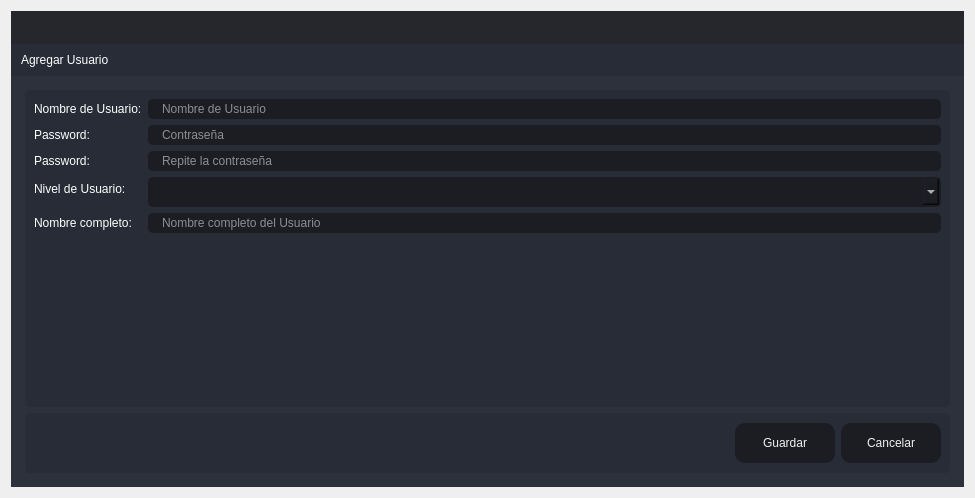
<?xml version="1.0" encoding="UTF-8"?>
<ui version="4.0">
 <class>Create_Cliente</class>
 <widget class="QDialog" name="Create_Cliente">
  <property name="windowModality">
   <enum>Qt::ApplicationModal</enum>
  </property>
  <property name="geometry">
   <rect>
    <x>0</x>
    <y>0</y>
    <width>975</width>
    <height>498</height>
   </rect>
  </property>
  <property name="windowTitle">
   <string>Agregar</string>
  </property>
  <layout class="QVBoxLayout" name="verticalLayout_6">
   <item>
    <widget class="QFrame" name="frame_main">
     <property name="styleSheet">
      <string notr="true">/* LINE EDIT */
QLineEdit {
	background-color: rgb(27, 29, 35);
	border-radius: 5px;
	border: 2px solid rgb(27, 29, 35);
	padding-left: 10px;
}
QLineEdit:hover {
	border: 2px solid rgb(64, 71, 88);
}
QLineEdit:focus {
	border: 2px solid rgb(91, 101, 124);
}

/* SCROLL BARS */
QScrollBar:horizontal {
    border: none;
    background: rgb(52, 59, 72);
    height: 14px;
    margin: 0px 21px 0 21px;
	border-radius: 0px;
}
QScrollBar::handle:horizontal {
    background: rgb(85, 170, 255);
    min-width: 25px;
	border-radius: 7px
}
QScrollBar::add-line:horizontal {
    border: none;
    background: rgb(55, 63, 77);
    width: 20px;
	border-top-right-radius: 7px;
    border-bottom-right-radius: 7px;
    subcontrol-position: right;
    subcontrol-origin: margin;
}
QScrollBar::sub-line:horizontal {
    border: none;
    background: rgb(55, 63, 77);
    width: 20px;
	border-top-left-radius: 7px;
    border-bottom-left-radius: 7px;
    subcontrol-position: left;
    subcontrol-origin: margin;
}
QScrollBar::up-arrow:horizontal, QScrollBar::down-arrow:horizontal
{
     background: none;
}
QScrollBar::add-page:horizontal, QScrollBar::sub-page:horizontal
{
     background: none;
}
 QScrollBar:vertical {
	border: none;
    background: rgb(52, 59, 72);
    width: 14px;
    margin: 21px 0 21px 0;
	border-radius: 0px;
 }
 QScrollBar::handle:vertical {	
	background: rgb(85, 170, 255);
    min-height: 25px;
	border-radius: 7px
 }
 QScrollBar::add-line:vertical {
     border: none;
    background: rgb(55, 63, 77);
     height: 20px;
	border-bottom-left-radius: 7px;
    border-bottom-right-radius: 7px;
     subcontrol-position: bottom;
     subcontrol-origin: margin;
 }
 QScrollBar::sub-line:vertical {
	border: none;
    background: rgb(55, 63, 77);
     height: 20px;
	border-top-left-radius: 7px;
    border-top-right-radius: 7px;
     subcontrol-position: top;
     subcontrol-origin: margin;
 }
 QScrollBar::up-arrow:vertical, QScrollBar::down-arrow:vertical {
     background: none;
 }

 QScrollBar::add-page:vertical, QScrollBar::sub-page:vertical {
     background: none;
 }

/* CHECKBOX */
QCheckBox::indicator {
    border: 3px solid rgb(52, 59, 72);
	width: 15px;
	height: 15px;
	border-radius: 10px;
    background: rgb(44, 49, 60);
}
QCheckBox::indicator:hover {
    border: 3px solid rgb(58, 66, 81);
}
QCheckBox::indicator:checked {
    background: 3px solid rgb(52, 59, 72);
	border: 3px solid rgb(52, 59, 72);	
	background-image: url(:/16x16/icons/16x16/cil-check-alt.png);
}

/* RADIO BUTTON */
QRadioButton::indicator {
    border: 3px solid rgb(52, 59, 72);
	width: 15px;
	height: 15px;
	border-radius: 10px;
    background: rgb(44, 49, 60);
}
QRadioButton::indicator:hover {
    border: 3px solid rgb(58, 66, 81);
}
QRadioButton::indicator:checked {
    background: 3px solid rgb(94, 106, 130);
	border: 3px solid rgb(52, 59, 72);	
}

/* COMBOBOX */
QComboBox{
	background-color: rgb(27, 29, 35);
	border-radius: 5px;
	border: 2px solid rgb(27, 29, 35);
	padding: 5px;
	padding-left: 10px;
}
QComboBox:hover{
	border: 2px solid rgb(64, 71, 88);
}
QComboBox::drop-down {
	subcontrol-origin: padding;
	subcontrol-position: top right;
	width: 25px; 
	border-left-width: 3px;
	border-left-color: rgba(39, 44, 54, 150);
	border-left-style: solid;
	border-top-right-radius: 3px;
	border-bottom-right-radius: 3px;	
	background-image: url(:/16x16/icons/16x16/cil-arrow-bottom.png);
	background-position: center;
	background-repeat: no-reperat;
 }
QComboBox QAbstractItemView {
	color: rgb(85, 170, 255);	
	background-color: rgb(27, 29, 35);
	padding: 10px;
	selection-background-color: rgb(39, 44, 54);
}

/* SLIDERS */
QSlider::groove:horizontal {
    border-radius: 9px;
    height: 18px;
	margin: 0px;
	background-color: rgb(52, 59, 72);
}
QSlider::groove:horizontal:hover {
	background-color: rgb(55, 62, 76);
}
QSlider::handle:horizontal {
    background-color: rgb(85, 170, 255);
    border: none;
    height: 18px;
    width: 18px;
    margin: 0px;
	border-radius: 9px;
}
QSlider::handle:horizontal:hover {
    background-color: rgb(105, 180, 255);
}
QSlider::handle:horizontal:pressed {
    background-color: rgb(65, 130, 195);
}

QSlider::groove:vertical {
    border-radius: 9px;
    width: 18px;
    margin: 0px;
	background-color: rgb(52, 59, 72);
}
QSlider::groove:vertical:hover {
	background-color: rgb(55, 62, 76);
}
QSlider::handle:vertical {
    background-color: rgb(85, 170, 255);
	border: none;
    height: 18px;
    width: 18px;
    margin: 0px;
	border-radius: 9px;
}
QSlider::handle:vertical:hover {
    background-color: rgb(105, 180, 255);
}
QSlider::handle:vertical:pressed {
    background-color: rgb(65, 130, 195);
}

</string>
     </property>
     <property name="frameShape">
      <enum>QFrame::NoFrame</enum>
     </property>
     <property name="frameShadow">
      <enum>QFrame::Raised</enum>
     </property>
     <layout class="QVBoxLayout" name="verticalLayout">
      <property name="spacing">
       <number>0</number>
      </property>
      <property name="leftMargin">
       <number>0</number>
      </property>
      <property name="topMargin">
       <number>0</number>
      </property>
      <property name="rightMargin">
       <number>0</number>
      </property>
      <property name="bottomMargin">
       <number>0</number>
      </property>
      <item>
       <widget class="QFrame" name="frame_top">
        <property name="minimumSize">
         <size>
          <width>0</width>
          <height>65</height>
         </size>
        </property>
        <property name="maximumSize">
         <size>
          <width>16777215</width>
          <height>65</height>
         </size>
        </property>
        <property name="styleSheet">
         <string notr="true">background-color: transparent;</string>
        </property>
        <property name="frameShape">
         <enum>QFrame::NoFrame</enum>
        </property>
        <property name="frameShadow">
         <enum>QFrame::Raised</enum>
        </property>
        <layout class="QHBoxLayout" name="horizontalLayout_3">
         <property name="spacing">
          <number>0</number>
         </property>
         <property name="leftMargin">
          <number>0</number>
         </property>
         <property name="topMargin">
          <number>0</number>
         </property>
         <property name="rightMargin">
          <number>0</number>
         </property>
         <property name="bottomMargin">
          <number>0</number>
         </property>
         <item>
          <widget class="QFrame" name="frame_toggle">
           <property name="maximumSize">
            <size>
             <width>70</width>
             <height>16777215</height>
            </size>
           </property>
           <property name="styleSheet">
            <string notr="true">background-color: rgb(27, 29, 35);</string>
           </property>
           <property name="frameShape">
            <enum>QFrame::NoFrame</enum>
           </property>
           <property name="frameShadow">
            <enum>QFrame::Raised</enum>
           </property>
           <layout class="QVBoxLayout" name="verticalLayout_3">
            <property name="spacing">
             <number>0</number>
            </property>
            <property name="leftMargin">
             <number>0</number>
            </property>
            <property name="topMargin">
             <number>0</number>
            </property>
            <property name="rightMargin">
             <number>0</number>
            </property>
            <property name="bottomMargin">
             <number>0</number>
            </property>
           </layout>
          </widget>
         </item>
         <item>
          <widget class="QFrame" name="frame_top_right">
           <property name="styleSheet">
            <string notr="true">background: transparent;</string>
           </property>
           <property name="frameShape">
            <enum>QFrame::NoFrame</enum>
           </property>
           <property name="frameShadow">
            <enum>QFrame::Raised</enum>
           </property>
           <layout class="QVBoxLayout" name="verticalLayout_2">
            <property name="spacing">
             <number>0</number>
            </property>
            <property name="leftMargin">
             <number>0</number>
            </property>
            <property name="topMargin">
             <number>0</number>
            </property>
            <property name="rightMargin">
             <number>0</number>
            </property>
            <property name="bottomMargin">
             <number>0</number>
            </property>
            <item>
             <widget class="QFrame" name="frame_top_btns">
              <property name="maximumSize">
               <size>
                <width>16777215</width>
                <height>42</height>
               </size>
              </property>
              <property name="styleSheet">
               <string notr="true">background-color: rgba(27, 29, 35, 200)</string>
              </property>
              <property name="frameShape">
               <enum>QFrame::NoFrame</enum>
              </property>
              <property name="frameShadow">
               <enum>QFrame::Raised</enum>
              </property>
              <layout class="QHBoxLayout" name="horizontalLayout_4">
               <property name="spacing">
                <number>0</number>
               </property>
               <property name="leftMargin">
                <number>0</number>
               </property>
               <property name="topMargin">
                <number>0</number>
               </property>
               <property name="rightMargin">
                <number>0</number>
               </property>
               <property name="bottomMargin">
                <number>0</number>
               </property>
               <item>
                <widget class="QFrame" name="frame_label_top_btns">
                 <property name="sizePolicy">
                  <sizepolicy hsizetype="Expanding" vsizetype="Preferred">
                   <horstretch>0</horstretch>
                   <verstretch>0</verstretch>
                  </sizepolicy>
                 </property>
                 <property name="frameShape">
                  <enum>QFrame::NoFrame</enum>
                 </property>
                 <property name="frameShadow">
                  <enum>QFrame::Raised</enum>
                 </property>
                 <layout class="QHBoxLayout" name="horizontalLayout_10">
                  <property name="spacing">
                   <number>0</number>
                  </property>
                  <property name="leftMargin">
                   <number>5</number>
                  </property>
                  <property name="topMargin">
                   <number>0</number>
                  </property>
                  <property name="rightMargin">
                   <number>10</number>
                  </property>
                  <property name="bottomMargin">
                   <number>0</number>
                  </property>
                 </layout>
                </widget>
               </item>
               <item alignment="Qt::AlignRight">
                <widget class="QFrame" name="frame_btns_right">
                 <property name="sizePolicy">
                  <sizepolicy hsizetype="Expanding" vsizetype="Preferred">
                   <horstretch>0</horstretch>
                   <verstretch>0</verstretch>
                  </sizepolicy>
                 </property>
                 <property name="maximumSize">
                  <size>
                   <width>120</width>
                   <height>16777215</height>
                  </size>
                 </property>
                 <property name="frameShape">
                  <enum>QFrame::NoFrame</enum>
                 </property>
                 <property name="frameShadow">
                  <enum>QFrame::Raised</enum>
                 </property>
                 <layout class="QHBoxLayout" name="horizontalLayout_5">
                  <property name="spacing">
                   <number>0</number>
                  </property>
                  <property name="leftMargin">
                   <number>0</number>
                  </property>
                  <property name="topMargin">
                   <number>0</number>
                  </property>
                  <property name="rightMargin">
                   <number>0</number>
                  </property>
                  <property name="bottomMargin">
                   <number>0</number>
                  </property>
                 </layout>
                </widget>
               </item>
              </layout>
             </widget>
            </item>
            <item>
             <widget class="QFrame" name="frame_top_info">
              <property name="maximumSize">
               <size>
                <width>16777215</width>
                <height>65</height>
               </size>
              </property>
              <property name="styleSheet">
               <string notr="true">background-color: rgb(39, 44, 54);</string>
              </property>
              <property name="frameShape">
               <enum>QFrame::NoFrame</enum>
              </property>
              <property name="frameShadow">
               <enum>QFrame::Raised</enum>
              </property>
              <layout class="QHBoxLayout" name="horizontalLayout_8">
               <property name="spacing">
                <number>0</number>
               </property>
               <property name="leftMargin">
                <number>10</number>
               </property>
               <property name="topMargin">
                <number>0</number>
               </property>
               <property name="rightMargin">
                <number>10</number>
               </property>
               <property name="bottomMargin">
                <number>0</number>
               </property>
               <item>
                <widget class="QLabel" name="label">
                 <property name="styleSheet">
                  <string notr="true">font: 75 16pt &quot;MS Shell Dlg 2&quot;;
color: rgb(255, 255, 255);</string>
                 </property>
                 <property name="text">
                  <string>Agregar Usuario</string>
                 </property>
                </widget>
               </item>
              </layout>
             </widget>
            </item>
           </layout>
          </widget>
         </item>
        </layout>
       </widget>
      </item>
      <item>
       <widget class="QFrame" name="frame_center">
        <property name="sizePolicy">
         <sizepolicy hsizetype="Expanding" vsizetype="Expanding">
          <horstretch>0</horstretch>
          <verstretch>0</verstretch>
         </sizepolicy>
        </property>
        <property name="styleSheet">
         <string notr="true">background-color: rgb(40, 44, 52);</string>
        </property>
        <property name="frameShape">
         <enum>QFrame::NoFrame</enum>
        </property>
        <property name="frameShadow">
         <enum>QFrame::Raised</enum>
        </property>
        <layout class="QHBoxLayout" name="horizontalLayout_2">
         <property name="spacing">
          <number>0</number>
         </property>
         <property name="leftMargin">
          <number>0</number>
         </property>
         <property name="topMargin">
          <number>0</number>
         </property>
         <property name="rightMargin">
          <number>0</number>
         </property>
         <property name="bottomMargin">
          <number>0</number>
         </property>
         <item>
          <widget class="QFrame" name="frame_content_right">
           <property name="styleSheet">
            <string notr="true">background-color: rgb(44, 49, 60);</string>
           </property>
           <property name="frameShape">
            <enum>QFrame::NoFrame</enum>
           </property>
           <property name="frameShadow">
            <enum>QFrame::Raised</enum>
           </property>
           <layout class="QVBoxLayout" name="verticalLayout_4">
            <property name="spacing">
             <number>0</number>
            </property>
            <property name="leftMargin">
             <number>0</number>
            </property>
            <property name="topMargin">
             <number>0</number>
            </property>
            <property name="rightMargin">
             <number>0</number>
            </property>
            <property name="bottomMargin">
             <number>0</number>
            </property>
            <item>
             <widget class="QFrame" name="frame_content">
              <property name="frameShape">
               <enum>QFrame::NoFrame</enum>
              </property>
              <property name="frameShadow">
               <enum>QFrame::Raised</enum>
              </property>
              <layout class="QVBoxLayout" name="verticalLayout_9">
               <property name="spacing">
                <number>0</number>
               </property>
               <property name="leftMargin">
                <number>5</number>
               </property>
               <property name="topMargin">
                <number>5</number>
               </property>
               <property name="rightMargin">
                <number>5</number>
               </property>
               <property name="bottomMargin">
                <number>5</number>
               </property>
               <item>
                <widget class="QStackedWidget" name="stackedWidget">
                 <property name="styleSheet">
                  <string notr="true">background: transparent;</string>
                 </property>
                 <property name="currentIndex">
                  <number>0</number>
                 </property>
                 <widget class="QWidget" name="page_home">
                  <layout class="QVBoxLayout" name="verticalLayout_10">
                   <item>
                    <widget class="QFrame" name="frame">
                     <property name="styleSheet">
                      <string notr="true">background-color: rgb(39, 44, 54);
border-radius: 5px;</string>
                     </property>
                     <property name="frameShape">
                      <enum>QFrame::StyledPanel</enum>
                     </property>
                     <property name="frameShadow">
                      <enum>QFrame::Raised</enum>
                     </property>
                     <layout class="QVBoxLayout" name="verticalLayout_5">
                      <item>
                       <layout class="QFormLayout" name="formLayout_2">
                        <item row="0" column="0">
                         <widget class="QLabel" name="label_3">
                          <property name="styleSheet">
                           <string notr="true">font: 75 12pt &quot;MS Shell Dlg 2&quot;;
color: rgb(255, 255, 255);</string>
                          </property>
                          <property name="text">
                           <string>Nombre de Usuario:</string>
                          </property>
                         </widget>
                        </item>
                        <item row="0" column="1">
                         <widget class="QLineEdit" name="lineEditUsuario">
                          <property name="styleSheet">
                           <string notr="true">QLineEdit {
	background-color: rgb(27, 29, 35);
	border-radius: 5px;
	border: 2px solid rgb(27, 29, 35);
	padding-left: 10px;
	font: 75 12pt &quot;MS Shell Dlg 2&quot;;
	color: rgb(255, 255, 255);
}
QLineEdit:hover {
	border: 2px solid rgb(64, 71, 88);
}
QLineEdit:focus {
	border: 2px solid rgb(91, 101, 124);
}</string>
                          </property>
                          <property name="placeholderText">
                           <string>Nombre de Usuario</string>
                          </property>
                         </widget>
                        </item>
                        <item row="1" column="0">
                         <widget class="QLabel" name="label_4">
                          <property name="styleSheet">
                           <string notr="true">font: 75 12pt &quot;MS Shell Dlg 2&quot;;
color: rgb(255, 255, 255);</string>
                          </property>
                          <property name="text">
                           <string>Password:</string>
                          </property>
                         </widget>
                        </item>
                        <item row="1" column="1">
                         <widget class="QLineEdit" name="lineEditPassword">
                          <property name="styleSheet">
                           <string notr="true">QLineEdit {
	background-color: rgb(27, 29, 35);
	border-radius: 5px;
	border: 2px solid rgb(27, 29, 35);
	padding-left: 10px;
	font: 75 12pt &quot;MS Shell Dlg 2&quot;;
	color: rgb(255, 255, 255);
}
QLineEdit:hover {
	border: 2px solid rgb(64, 71, 88);
}
QLineEdit:focus {
	border: 2px solid rgb(91, 101, 124);
}</string>
                          </property>
                          <property name="echoMode">
                           <enum>QLineEdit::PasswordEchoOnEdit</enum>
                          </property>
                          <property name="placeholderText">
                           <string>Contraseña</string>
                          </property>
                         </widget>
                        </item>
                        <item row="3" column="0">
                         <widget class="QLabel" name="label_2">
                          <property name="styleSheet">
                           <string notr="true">font: 75 12pt &quot;MS Shell Dlg 2&quot;;
color: rgb(255, 255, 255);</string>
                          </property>
                          <property name="text">
                           <string>Nivel de Usuario:</string>
                          </property>
                         </widget>
                        </item>
                        <item row="4" column="0">
                         <widget class="QLabel" name="label_5">
                          <property name="styleSheet">
                           <string notr="true">font: 75 12pt &quot;MS Shell Dlg 2&quot;;
color: rgb(255, 255, 255);</string>
                          </property>
                          <property name="text">
                           <string>Nombre completo:</string>
                          </property>
                         </widget>
                        </item>
                        <item row="4" column="1">
                         <widget class="QLineEdit" name="lineEditNombreCompleto">
                          <property name="styleSheet">
                           <string notr="true">QLineEdit {
	background-color: rgb(27, 29, 35);
	border-radius: 5px;
	border: 2px solid rgb(27, 29, 35);
	padding-left: 10px;
	font: 75 12pt &quot;MS Shell Dlg 2&quot;;
	color: rgb(255, 255, 255);
}
QLineEdit:hover {
	border: 2px solid rgb(64, 71, 88);
}
QLineEdit:focus {
	border: 2px solid rgb(91, 101, 124);
}</string>
                          </property>
                          <property name="placeholderText">
                           <string>Nombre completo del Usuario</string>
                          </property>
                         </widget>
                        </item>
                        <item row="3" column="1">
                         <widget class="QComboBox" name="comboBoxNiveles">
                          <property name="styleSheet">
                           <string notr="true">QComboBox{
	background-color: rgb(27, 29, 35);
	border-radius: 5px;
	border: 2px solid rgb(27, 29, 35);
	padding: 5px;
	padding-left: 14px;
	color: rgb(255, 255, 255);
    font: 75 12pt &quot;MS Shell Dlg 2&quot;;
}
QComboBox:hover{
	border: 2px solid rgb(64, 71, 88);
}
QComboBox QAbstractItemView {
	color: rgb(85, 170, 255);	
	background-color: rgb(27, 29, 35);
	padding: 10px;
	selection-background-color: rgb(39, 44, 54);
}</string>
                          </property>
                         </widget>
                        </item>
                        <item row="2" column="0">
                         <widget class="QLabel" name="label_6">
                          <property name="styleSheet">
                           <string notr="true">font: 75 12pt &quot;MS Shell Dlg 2&quot;;
color: rgb(255, 255, 255);</string>
                          </property>
                          <property name="text">
                           <string>Password:</string>
                          </property>
                         </widget>
                        </item>
                        <item row="2" column="1">
                         <widget class="QLineEdit" name="lineEditPassword2">
                          <property name="styleSheet">
                           <string notr="true">QLineEdit {
	background-color: rgb(27, 29, 35);
	border-radius: 5px;
	border: 2px solid rgb(27, 29, 35);
	padding-left: 10px;
	font: 75 12pt &quot;MS Shell Dlg 2&quot;;
	color: rgb(255, 255, 255);
}
QLineEdit:hover {
	border: 2px solid rgb(64, 71, 88);
}
QLineEdit:focus {
	border: 2px solid rgb(91, 101, 124);
}</string>
                          </property>
                          <property name="echoMode">
                           <enum>QLineEdit::PasswordEchoOnEdit</enum>
                          </property>
                          <property name="placeholderText">
                           <string>Repite la contraseña</string>
                          </property>
                         </widget>
                        </item>
                       </layout>
                      </item>
                     </layout>
                    </widget>
                   </item>
                   <item>
                    <widget class="QFrame" name="frame_2">
                     <property name="minimumSize">
                      <size>
                       <width>0</width>
                       <height>60</height>
                      </size>
                     </property>
                     <property name="maximumSize">
                      <size>
                       <width>16777215</width>
                       <height>60</height>
                      </size>
                     </property>
                     <property name="styleSheet">
                      <string notr="true">background-color: rgb(39, 44, 54);
border-radius: 5px;</string>
                     </property>
                     <property name="frameShape">
                      <enum>QFrame::StyledPanel</enum>
                     </property>
                     <property name="frameShadow">
                      <enum>QFrame::Raised</enum>
                     </property>
                     <layout class="QHBoxLayout" name="horizontalLayout_9">
                      <item>
                       <layout class="QGridLayout" name="gridLayout">
                        <item row="0" column="0">
                         <spacer name="horizontalSpacer">
                          <property name="orientation">
                           <enum>Qt::Horizontal</enum>
                          </property>
                          <property name="sizeHint" stdset="0">
                           <size>
                            <width>40</width>
                            <height>20</height>
                           </size>
                          </property>
                         </spacer>
                        </item>
                        <item row="0" column="1">
                         <widget class="QPushButton" name="btnAgregar">
                          <property name="minimumSize">
                           <size>
                            <width>100</width>
                            <height>40</height>
                           </size>
                          </property>
                          <property name="styleSheet">
                           <string notr="true">QPushButton {
	border-color: rgb(27, 29, 35);
	font: 75 10pt &quot;MS Shell Dlg 2&quot;;
	color: rgb(240, 240, 240);
	background-color: rgb(27, 29, 35);
	border: 0px solid;
	border-radius: 10px;	
}
QPushButton:hover {
	background-color:rgb(44, 49, 60);
	border-color: rgb(27, 29, 35);
	border: 2px solid;
}</string>
                          </property>
                          <property name="text">
                           <string>Guardar</string>
                          </property>
                         </widget>
                        </item>
                        <item row="0" column="2">
                         <widget class="QPushButton" name="btnCancelar">
                          <property name="minimumSize">
                           <size>
                            <width>100</width>
                            <height>40</height>
                           </size>
                          </property>
                          <property name="styleSheet">
                           <string notr="true">QPushButton {
	border-color: rgb(27, 29, 35);
	font: 75 10pt &quot;MS Shell Dlg 2&quot;;
	color: rgb(240, 240, 240);
	background-color: rgb(27, 29, 35);
	border: 0px solid;
	border-radius: 10px;	
}
QPushButton:hover {
	background-color:rgb(44, 49, 60);
	border-color: rgb(27, 29, 35);
	border: 2px solid;
}</string>
                          </property>
                          <property name="text">
                           <string>Cancelar</string>
                          </property>
                         </widget>
                        </item>
                       </layout>
                      </item>
                     </layout>
                    </widget>
                   </item>
                  </layout>
                 </widget>
                </widget>
               </item>
              </layout>
             </widget>
            </item>
           </layout>
          </widget>
         </item>
        </layout>
       </widget>
      </item>
     </layout>
    </widget>
   </item>
  </layout>
 </widget>
 <tabstops>
  <tabstop>lineEditUsuario</tabstop>
  <tabstop>lineEditPassword</tabstop>
  <tabstop>lineEditPassword2</tabstop>
  <tabstop>comboBoxNiveles</tabstop>
  <tabstop>lineEditNombreCompleto</tabstop>
  <tabstop>btnAgregar</tabstop>
  <tabstop>btnCancelar</tabstop>
 </tabstops>
 <resources/>
 <connections/>
</ui>
